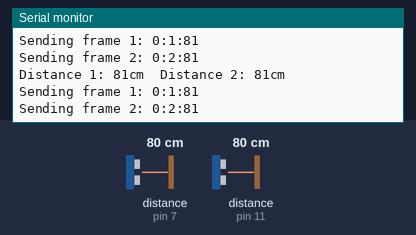
A sketch run on a simulated Arduino Uno, built with avr-gcc and run on an emulated ATmega328P. Parts: the last lines printed to the serial monitor. Inputs (shaded band) come from the test bench; at power-on: distance to the obstacle (sensors on pin 7, pin 11) 80 cm. The echo pulse lasts 58.3 µs per cm; no radio packets arrive unless stated.

Above: at 1.3 s.
1.4 s: distance to the obstacle (sensor on pin 7) set to 2 cm
At 2.42 s:
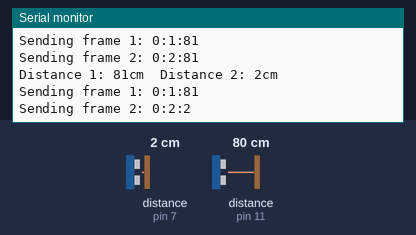
2.9 s: distance to the obstacle (sensor on pin 11) set to 2 cm
At 4.09 s:
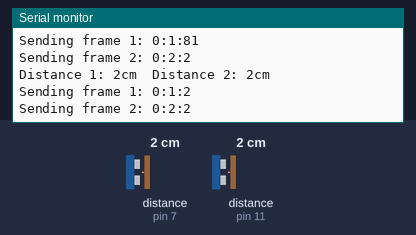
4.4 s: distance to the obstacle (sensor on pin 7) set to 18 cm
At 5.2 s:
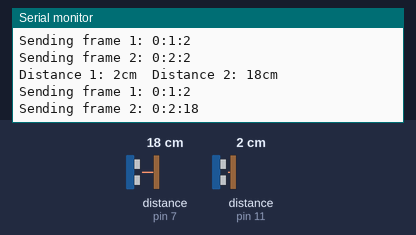
7.6 s: distance to the obstacle (sensor on pin 11) set to 4 cm
At 8.54 s:
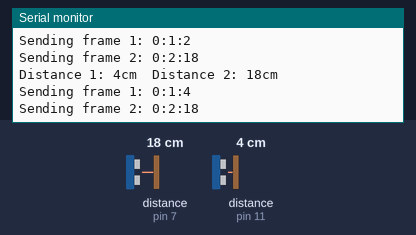
Timing chart, 0 to 10.1 s (numbered marks = the images above; inputs shaded):
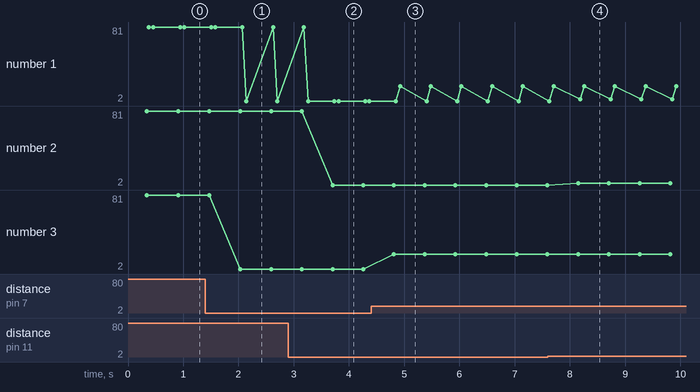

The sketch:

transmitter.ino
```cpp
// (licence header left out)
#include <VirtualWire.h>
#include <NewPing.h>

#define TRIGGER_PIN_1  12  // Arduino pin tied to trigger pin on the ultrasonic sensor.
#define ECHO_PIN_1     11  // Arduino pin tied to echo pin on the ultrasonic sensor.
#define TRIGGER_PIN_2  8  // Arduino pin tied to trigger pin on the ultrasonic sensor.
#define ECHO_PIN_2     7  // Arduino pin tied to echo pin on the ultrasonic sensor.
#define MAX_DISTANCE 200 // Maximum distance we want to ping for (in centimeters). Maximum sensor distance is rated at 400-500cm.

NewPing sonar1(TRIGGER_PIN_1, ECHO_PIN_1, MAX_DISTANCE);
NewPing sonar2(TRIGGER_PIN_2, ECHO_PIN_2, MAX_DISTANCE);

void setup()
{
  // Set up the serial port
  Serial.begin(9600);

  vw_set_tx_pin(10);
  vw_setup(4000);// speed of data transfer
}

void loop()
{

  char b1[16], b2[16];
  String str1, str2;

  unsigned int distance1 = sonar1.convert_cm(sonar1.ping_median(5)); // Send ping, get ping time in microseconds (uS).
  delay(100);
  unsigned int distance2 = sonar2.convert_cm(sonar2.ping_median(5));

  Serial.print("Distance 1: ");
  Serial.print(distance1);
  Serial.print("cm");
  Serial.print("\tDistance 2: ");
  Serial.print(distance2);
  Serial.println("cm");

  memset(b1, 0, sizeof(b1));
  str1 = "0:1:";
  str1 += String(distance1); // Convert integer to string
  str1.toCharArray(b1,16);

  Serial.print("Sending frame 1: ");
  Serial.println(b1);
  vw_send((uint8_t *)b1, strlen(b1));
  vw_wait_tx(); // Wait until the whole message is gone

  delay(50);
  memset(b2, 0, sizeof(b2));
  str2 = "0:2:";
  str2 += String(distance2); // Convert integer to string
  str2.toCharArray(b2,16);

  Serial.print("Sending frame 2: ");
  Serial.println(b2);
  vw_send((uint8_t *)b2, strlen(b2));
  vw_wait_tx(); // Wait until the whole message is gone

  delay(50);

}
```

Measured:
- after the input at 1.4 s, the serial monitor: prints a new line after 0.63 s (image 1)
- after the input at 2.9 s, the serial monitor: prints a new line after 0.80 s (image 2)
- after the input at 4.4 s, the serial monitor: prints a new line after 0.41 s (image 3)
- after the input at 7.6 s, the serial monitor: prints a new line after 0.55 s (image 4)
- plotted number 1: 2 → 18 after the input at 4.4 s
- plotted number 2: 2 → 4 after the input at 7.6 s
- plotted number 3: 2 → 18 after the input at 4.4 s
